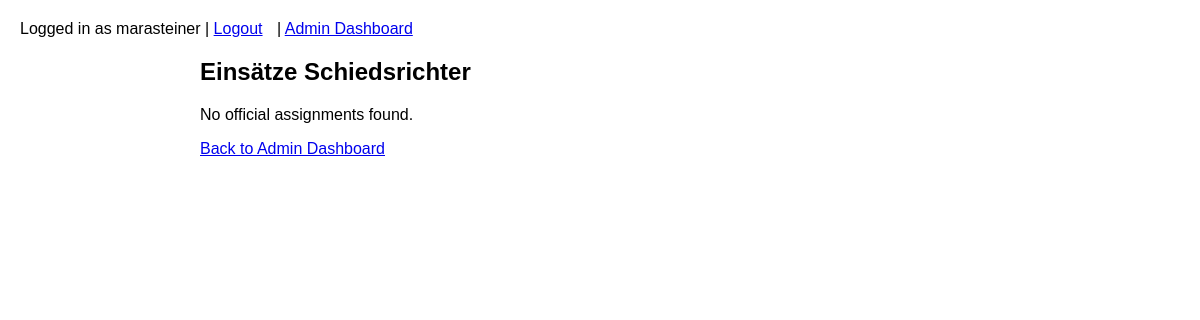
/custom_admin/officials/ (signed in), run on an earlier commit of the app's database.
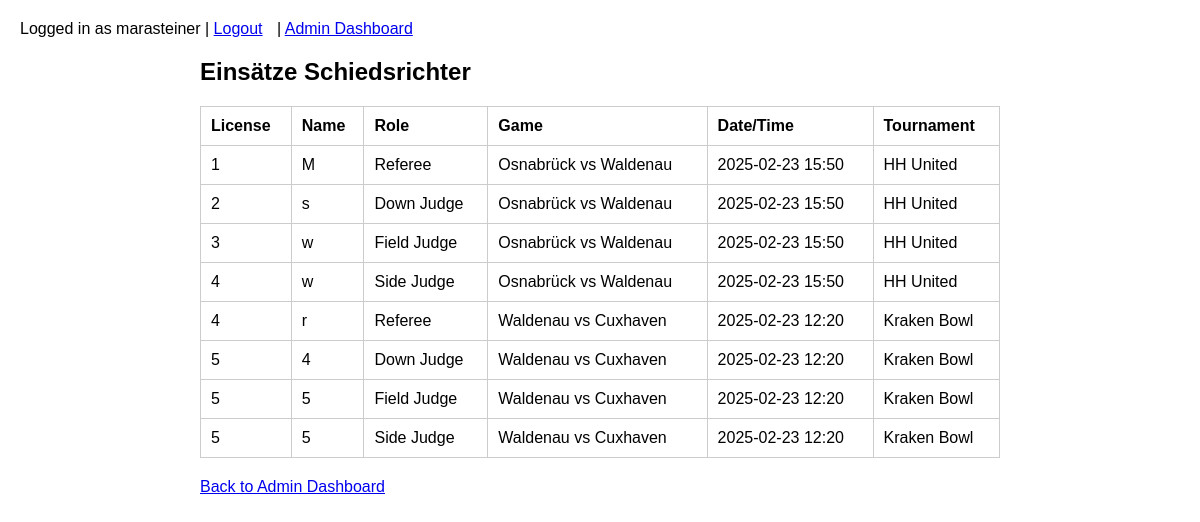
And on a later commit of the database.
### events/models.py (models this page shows, shortened)
class OfficialAssignment(models.Model):
    ROLE_CHOICES = [
        ("REF", "Referee"),
        ("DJ", "Down Judge"),
        ("FJ", "Field Judge"),
        ("SJ", "Side Judge"),
    ]
    game = models.ForeignKey(Game, on_delete=models.CASCADE, related_name='official_assignments')
    role = models.CharField(max_length=3, choices=ROLE_CHOICES)
    name = models.CharField(max_length=100)
    license_number = models.CharField(max_length=50)

class Game(models.Model):
    tournament = models.ForeignKey(Tournament, on_delete=models.CASCADE, related_name='games')
    team1 = models.ForeignKey(User, on_delete=models.CASCADE, related_name='team1_games')
    team2 = models.ForeignKey(User, on_delete=models.CASCADE, related_name='team2_games')
    referee = models.ForeignKey(User, on_delete=models.CASCADE, related_name='referee_games')
    start_time = models.DateTimeField()
    team1_score = models.IntegerField(null=True, blank=True)
    team2_score = models.IntegerField(null=True, blank=True)
    field_number = models.IntegerField(null=True, blank=True)  # Only used for 5-team tournaments
    coin_toss_winner_is_team1 = models.BooleanField(default=True)
    offense_is_team1 = models.BooleanField(default=True)

class Tournament(models.Model):
    date = models.DateField()
    name = models.CharField(max_length=100)
    location = models.CharField(max_length=100)
    max_teams = models.IntegerField(default=0)
    number_of_teams = models.IntegerField(default=0)

### events/views.py (the view)
@admin_required
def admin_official_assignments(request):
    assignments = OfficialAssignment.objects.select_related('game','game__tournament').order_by('license_number')
    return render(request, 'admin_official_assignments.html', {'assignments': assignments})

### events/views.py (called while the page is built)
def admin_required(view_func):
    decorated_view_func = login_required(user_passes_test(lambda u: u.is_staff)(view_func))
    return decorated_view_func

### events/templates/admin_official_assignments.html
{% extends "base.html" %}
{% block content %}
<h2>Einsätze Schiedsrichter</h2>
{% if assignments %}
<table border="1" cellspacing="0" cellpadding="5">
    <tr>
        <th>License</th>
        <th>Name</th>
        <th>Role</th>
        <th>Game</th>
        <th>Date/Time</th>
        <th>Tournament</th>
    </tr>
    {% for a in assignments %}
    <tr>
        <td>{{ a.license_number }}</td>
        <td>{{ a.name }}</td>
        <td>{{ a.get_role_display }}</td>
        <td>{{ a.game.team1.username }} vs {{ a.game.team2.username }}</td>
        <td>{{ a.game.start_time|date:"Y-m-d H:i" }}</td>
        <td>{{ a.game.tournament.name }}</td>
    </tr>
    {% endfor %}
</table>
{% else %}
<p>No official assignments found.</p>
{% endif %}
<p><a href="{% url 'admin_dashboard' %}">Back to Admin Dashboard</a></p>
{% endblock %}

### events/templates/base.html (shortened to what this page needs)
<!DOCTYPE html>
<html>
<head>
</head>
<body>
    <header>
        <nav>
            {% if user.is_authenticated %}
                Logged in as {{ user.username }} |
                <a href="{% url 'logout' %}">Logout</a>
                {% if user.is_staff %}
                    | <a href="{% url 'admin_dashboard' %}">Admin Dashboard</a>
                {% else %}
                    | <a href="{% url 'players' %}">My Players</a>
                    | <a href="{% url 'tournaments' %}">Tournaments</a>
                    | <a href="{% url 'scorecard_home' %}">Scorecard</a>
                {% endif %}
            {% else %}
                <a href="{% url 'login' %}">Login</a>
            {% endif %}
        </nav>
    </header>
    <div class="container">
        {% block content %}{% endblock %}
    </div>
</body>
</html>

### events/templates/base.html (style rules this page uses)
body { font-family: Arial, sans-serif; margin: 20px; }
header { margin-bottom: 20px; }
nav a { margin-right: 10px; }
.container { max-width: 800px; margin: auto; }
table { width: 100%; border-collapse: collapse; margin-bottom: 20px; }
table, th, td { border: 1px solid #ccc; }
th, td { padding: 10px; text-align: left; }

What changed in the data, as far as the page shows it:
added OfficialAssignment: license_number "1", name "M", role "Referee", game.team1.username "Osnabrück", game.team2.username "Waldenau", game.start_time "2025-02-23 15:50", game.tournament.name "HH United"
added OfficialAssignment: license_number "2", name "s", role "Down Judge", game.team1.username "Osnabrück", game.team2.username "Waldenau", game.start_time "2025-02-23 15:50", game.tournament.name "HH United"
added OfficialAssignment: license_number "3", name "w", role "Field Judge", game.team1.username "Osnabrück", game.team2.username "Waldenau", game.start_time "2025-02-23 15:50", game.tournament.name "HH United"
added OfficialAssignment: license_number "4", name "w", role "Side Judge", game.team1.username "Osnabrück", game.team2.username "Waldenau", game.start_time "2025-02-23 15:50", game.tournament.name "HH United"
added OfficialAssignment: license_number "4", name "r", role "Referee", game.team1.username "Waldenau", game.team2.username "Cuxhaven", game.start_time "2025-02-23 12:20", game.tournament.name "Kraken Bowl"
added OfficialAssignment: license_number "5", name "4", role "Down Judge", game.team1.username "Waldenau", game.team2.username "Cuxhaven", game.start_time "2025-02-23 12:20", game.tournament.name "Kraken Bowl"
added OfficialAssignment: license_number "5", name "5", role "Field Judge", game.team1.username "Waldenau", game.team2.username "Cuxhaven", game.start_time "2025-02-23 12:20", game.tournament.name "Kraken Bowl"
added OfficialAssignment: license_number "5", name "5", role "Side Judge", game.team1.username "Waldenau", game.team2.username "Cuxhaven", game.start_time "2025-02-23 12:20", game.tournament.name "Kraken Bowl"
Also different on the page:
text no longer shown: "No official assignments found."
text now shown: "License Name Role Game Date/Time Tournament"
